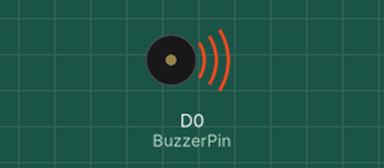
This sketch was run on a simulated ESP8266 (NodeMCU). Parts: buzzer (waves = sounding).

Above: at 0.5 s.
Timing chart, 0 to 4.6 s (numbered marks = the images above):
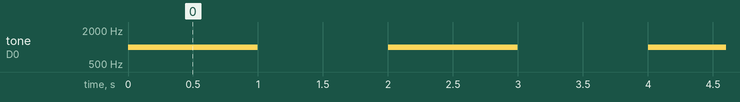

The sketch:

Buzzer.ino
```cpp
const int BuzzerPin = D0;

void setup() {


}

void loop() {

    tone(BuzzerPin,1000);
    delay(1000);
    noTone(BuzzerPin);
    delay(1000);
}
```

Measured:
- by itself, tone on D0 (BuzzerPin): alternates 1000 Hz for 1.0 s and silent for 1.0 s
